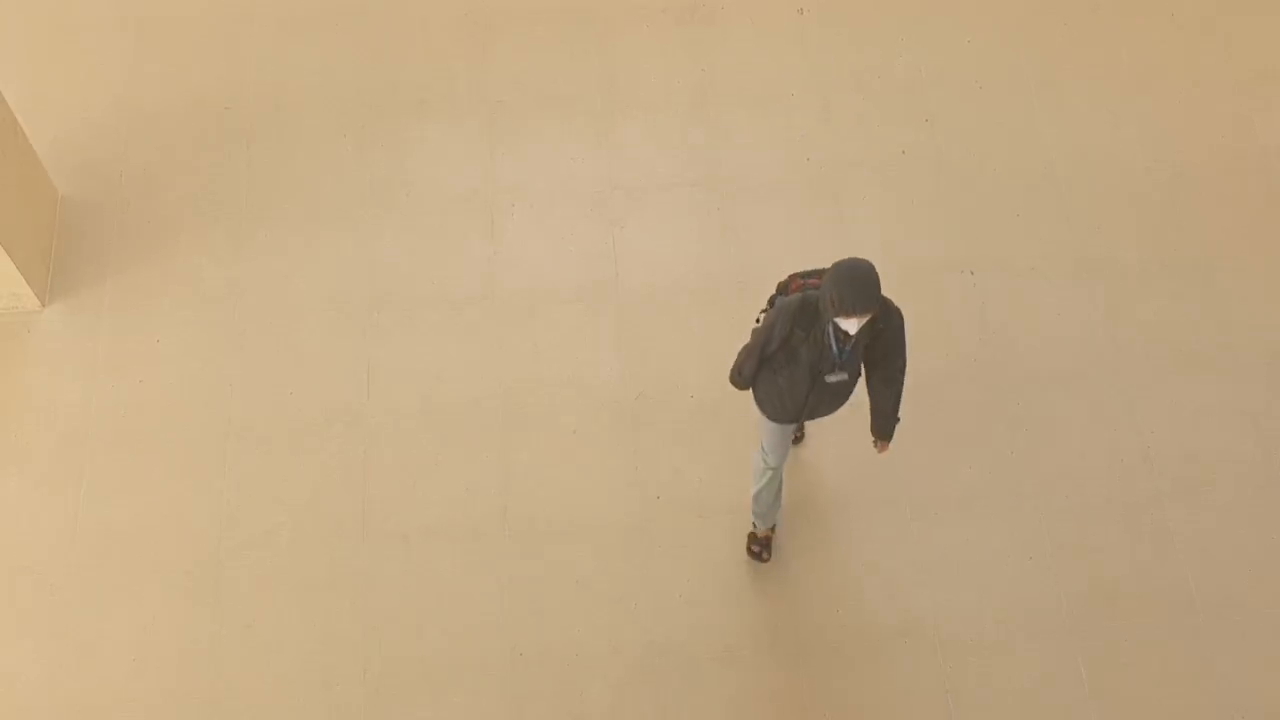
#> input picture frame 178 of test_5.mp4, 1280 x 720 px, given in place of test_1.MP4, which was not available
$ python count2people_improve.py
#> lines starting #> are read from the running program, lines starting #| are printed output that depends on the picture; after the words box and inside, x2 and y2 are one past the last pixel; in counts of white or black regions, pixels touching at a corner belong together; pictures that were not available may be replaced by others from this repository, and a replacement may not be noted
### Person.py
from random import randint
import time

class MyPerson:
    tracks = []
    def __init__(self, i, xi, yi, max_age):
        self.i = i
        self.x = xi
        self.y = yi
        self.tracks = []
        self.R = randint(0,255)
        self.G = randint(0,255)
        self.B = randint(0,255)
        self.done = False
        self.state = '0'
        self.age = 0
        self.max_age = max_age
        self.dir = None
    def getRGB(self):
        return (self.R,self.G,self.B)
    def getTracks(self):
        return self.tracks
    def getId(self):
        return self.i
    def getState(self):
        return self.state
    def getDir(self):
        return self.dir
    def getX(self):
        return self.x
    def getY(self):
        return self.y
    # [5 lines left out: function updateCoords, not called in this run]
    def setDone(self):
        self.done = True
    def timedOut(self):
        return self.done
    # [27 lines left out: functions going_UP, going_DOWN, age_one, not called in this run]
class MultiPerson:
    # [9 lines left out: function __init__, not called in this run]


### count2people_improve.py
import numpy as np
import cv2
import Person
import time

cnt_up = 0
cnt_down = 0
count_up = 0
count_down = 0
state = 0

# Taking the video input
# cap = cv2.VideoCapture(0)
cap = cv2.VideoCapture("test_1.MP4")
fourcc = cv2.VideoWriter_fourcc(*'XVID')
out = cv2.VideoWriter('./output2.avi', fourcc, 20.0, (640, 480))

# for i in range(19):
    # print (i, cap.get(i))

w = cap.get(3)
h = cap.get(4)
frameArea = h * w
areaTH = frameArea / 300
print ('Area Threshold', areaTH)

# Lines coordinate for counting
line_up = int(1 * (h / 5))
line_down = int(4 * (h / 5))

up_limit = int(.5 * (h / 5))
down_limit = int(4.5 * (h / 5))

print ("Red line y:", str(line_down))
print ("Blue line y:", str(line_up))
line_down_color = (255, 0, 0)
line_up_color = (0, 0, 255)
pt1 = [0, line_down]
pt2 = [w, line_down]
pts_L1 = np.array([pt1, pt2], np.int32)
pts_L1 = pts_L1.reshape((-1, 1, 2))
pt3 = [0, line_up]
pt4 = [w, line_up]
pts_L2 = np.array([pt3, pt4], np.int32)
pts_L2 = pts_L2.reshape((-1, 1, 2))

pt5 = [0, up_limit]
pt6 = [w, up_limit]
pts_L3 = np.array([pt5, pt6], np.int32)
pts_L3 = pts_L3.reshape((-1, 1, 2))
pt7 = [0, down_limit]
pt8 = [w, down_limit]
pts_L4 = np.array([pt7, pt8], np.int32)
pts_L4 = pts_L4.reshape((-1, 1, 2))

# Background Substractor
fgbg = cv2.createBackgroundSubtractorKNN()

# Structuring elements for morphographic filters
kernelCl2 = np.ones((3, 3), np.uint8)
kernelOp = np.ones((7, 7), np.uint8)
kernelCl = np.ones((17, 17), np.uint8)
kernelOp2 = np.ones((17, 17), np.uint8)
kernelCl3 = np.ones((8, 8), np.uint8)

# Variables
font = cv2.FONT_HERSHEY_SIMPLEX
persons = []
rect_co = []
max_p_age = 1
pid = 1
val = []

while (cap.isOpened()):
    ##for image in camera.capture_continuous(rawCapture, format="bgr", use_video_port=True):

    ret, frame = cap.read()
#> frame is the input picture: shape (720, 1280, 3); mean B, G, R 133.3, 169.6, 195.3
    if frame is None:
        break

    # Apply background subtraction
    fgmask = fgbg.apply(frame)
#> fgmask: shape (720, 1280); every value is 255
    fgmask2 = fgbg.apply(frame)

    # Binarization to eliminate shadows
    try:
        # 16 20 ----200
        ret, imBin = cv2.threshold(fgmask, 127, 255, cv2.THRESH_BINARY)
        ret, imBin2 = cv2.threshold(fgmask2, 127, 255, cv2.THRESH_BINARY)

        imBin = cv2.morphologyEx(imBin, cv2.MORPH_CLOSE, kernelCl2)
        imBin2 = cv2.morphologyEx(imBin2, cv2.MORPH_CLOSE, kernelCl2)
        # Opening (erode->dilate) to remove noise.
        mask = cv2.morphologyEx(imBin, cv2.MORPH_OPEN, kernelOp)
        mask2 = cv2.morphologyEx(imBin2, cv2.MORPH_OPEN, kernelOp)

        mask = cv2.morphologyEx(mask, cv2.MORPH_CLOSE, kernelCl)
        mask2 = cv2.morphologyEx(mask2, cv2.MORPH_CLOSE, kernelCl)
        mask = cv2.morphologyEx(mask, cv2.MORPH_OPEN, kernelOp2)
        mask2 = cv2.morphologyEx(mask2, cv2.MORPH_OPEN, kernelOp2)
        mask = cv2.morphologyEx(mask, cv2.MORPH_CLOSE, kernelCl3)
        mask2 = cv2.morphologyEx(mask2, cv2.MORPH_CLOSE, kernelCl3)

    except:
        print('EOF')
        print ('UP:', cnt_up)# + count_up
        print ('DOWN:', cnt_down)# + count_down
        break
    #################
    #   CONTOURS   #
    #################

    # RETR_EXTERNAL returns only extreme outer flags. All child contours are left behind.
    contours0, hierarchy = cv2.findContours(mask2, cv2.RETR_TREE, cv2.CHAIN_APPROX_SIMPLE)
#> contours0 = [[[0, 0], [0, 719], [1279, 719], [1279, 0]]]
    for cnt in contours0:
        rect = cv2.boundingRect(cnt)
        area = cv2.contourArea(cnt)
        if area > areaTH:

            #################
            #   TRACKING    #
            #################

            # Missing conditions for multipersons, outputs and screen entries
            M = cv2.moments(cnt)
            cx = int(M['m10'] / M['m00'])
            cy = int(M['m01'] / M['m00'])
            x, y, w, h = cv2.boundingRect(cnt)
            # print 'working'
            # print (w)

            new = True
            if cy in range(up_limit, down_limit):
                for i in persons:
                    if abs(cx - i.getX()) <= w and abs(cy - i.getY()) <= h:
                        new = False
                        i.updateCoords(cx, cy)  # update coordinates in the object and resets age
                        if i.going_UP(line_down, line_up) == True:

                            if w > 80:
                                count_up = w / 40
                                cnt_up += count_up
                                print ("count_up:"+str(cnt_up))
                            else:
                                cnt_up += 1
                            print ("ID:", i.getId(), 'crossed going up at', time.strftime("%c"))
                        elif i.going_DOWN(line_down, line_up) == True:
                            if w > 80:
                                count_down = w / 40
                                cnt_down += count_down
                                print ("cnt_down:"+str(cnt_down))
                            else:
                                cnt_down += 1
                            print ("ID:", i.getId(), 'crossed going down at', time.strftime("%c"))
                        break
                    if i.getState() == '1':
                        if i.getDir() == 'down' and i.getY() > down_limit:
                            i.setDone()
                        elif i.getDir() == 'up' and i.getY() < up_limit:
                            i.setDone()
                    if i.timedOut():  # true ----done=true
                        # get out of the people list
                        index = persons.index(i)
                        persons.pop(index)
                        del i  # free the memory of i
                if new == True:
                    p = Person.MyPerson(pid, cx, cy, max_p_age)
                    persons.append(p)
                    pid += 1

            #################
            #   DRAWINGS     #
            #################
            cv2.circle(frame, (cx, cy), 5, (0, 0, 255), -1)
            img = cv2.rectangle(frame, (x, y), (x + w, y + h), (0, 255, 0), 2)
#> this loop made 1 pass
#> (cnt, area, cx, cy, x, y, w, h) on pass 1: ([[0, 0], [0, 719], [1279, 719], [1279, 0]], 919601, 639, 359, 0, 0, 1280, 720)
#> after the loop, cnt_down = 0; cnt_up = 0; persons = 1 item; pid = 2
            # cv2.drawContours(frame, cnt, -1, (0,255,0), 3)

    # END for cnt in contours0

    #########################
    # DRAWING TRAJECTORIES  #
    #########################
    for i in persons:
        cv2.putText(frame, str(i.getId()), (i.getX(), i.getY()), font, 0.3, i.getRGB(), 1, cv2.LINE_AA)
#> this loop made 1 pass
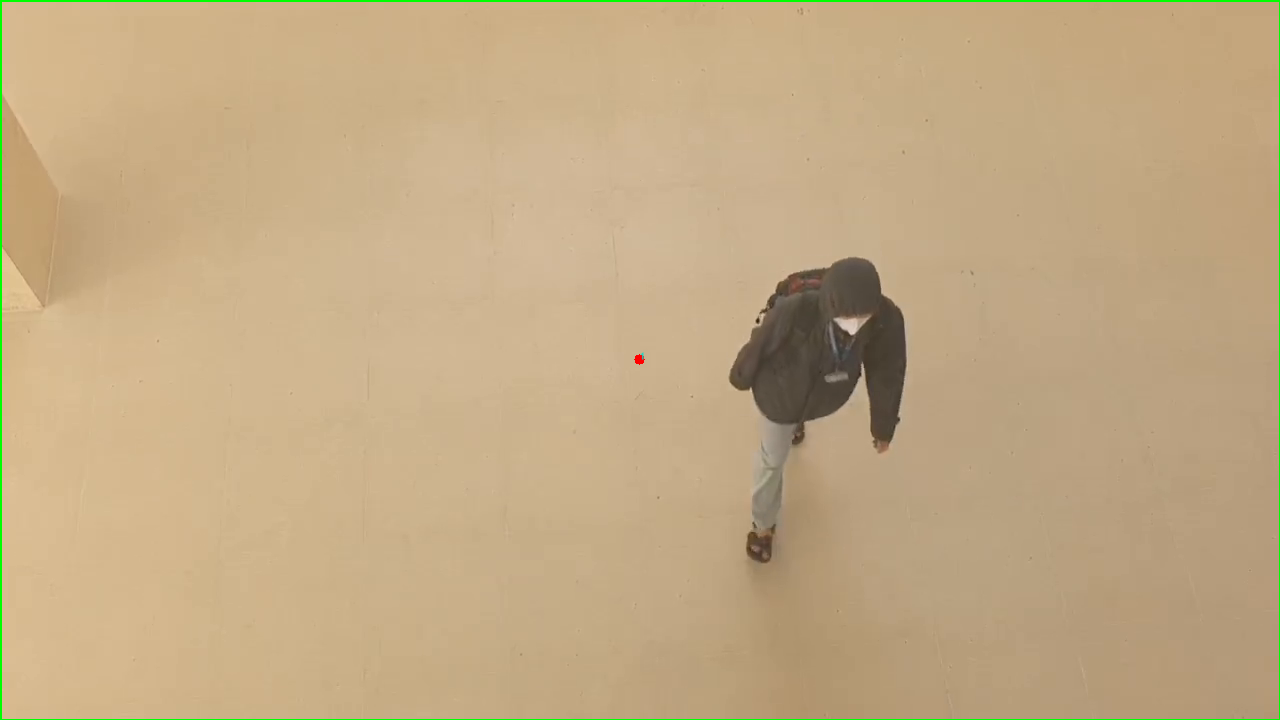
#> frame: shape (720, 1280, 3); mean B, G, R 132.4, 170.2, 194

    #################
    # DISPLAY ON FRAME    #
    #################
    str_up = 'UP: ' + str(cnt_up)# + count_up)
#> str_up = 'UP: 0'
    str_down = 'DOWN: ' + str(cnt_down)# + count_down)
#> str_down = 'DOWN: 0'
    frame = cv2.polylines(frame, [pts_L1], False, line_down_color, thickness=2)
    frame = cv2.polylines(frame, [pts_L2], False, line_up_color, thickness=2)
    frame = cv2.polylines(frame, [pts_L3], False, (255, 255, 255), thickness=1)
    frame = cv2.polylines(frame, [pts_L4], False, (255, 255, 255), thickness=1)
    cv2.putText(frame, str_up, (10, 40), font, 0.5, (255, 255, 255), 2, cv2.LINE_AA)
#> frame: shape (720, 1280, 3); mean B, G, R 132.7, 169, 193.6
    cv2.putText(frame, str_up, (10, 40), font, 0.5, (0, 0, 255), 1, cv2.LINE_AA)
#> frame: shape (720, 1280, 3); mean B, G, R 132.7, 169, 193.6
    cv2.putText(frame, str_down, (10, 90), font, 0.5, (255, 255, 255), 2, cv2.LINE_AA)
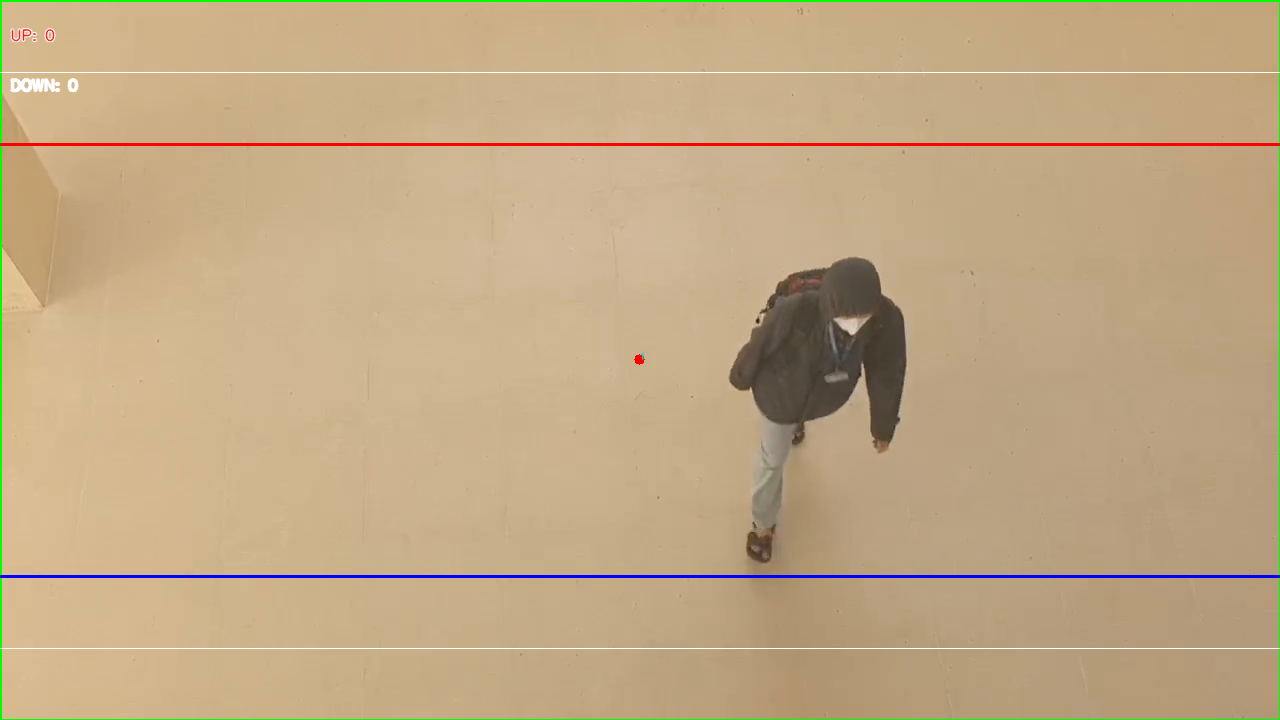
#> frame: shape (720, 1280, 3); mean B, G, R 132.8, 169, 193.6
    cv2.putText(frame, str_down, (10, 90), font, 0.5, (255, 0, 0), 1, cv2.LINE_AA)
#> frame: shape (720, 1280, 3); 0.05% of pixels changed, all inside (x1, y1, x2, y2) = (11, 78, 78, 92)
    out.write(frame)
    # cv2.imshow('Frame', frame)

    # Press ESC to exit
    k = cv2.waitKey(30) & 0xff
#> (key Esc is pressed here)
    if k == 27:
        break
# END while(cap.isOpened())

#################
#   CLOSING    #
#################
print("Total In:")
print(str(int(cnt_up)))
#| 0
print("Total Out:")
print(str(int(cnt_down)))
#| 0
cap.release()
cv2.destroyAllWindows()

$ run again, starting later in the video
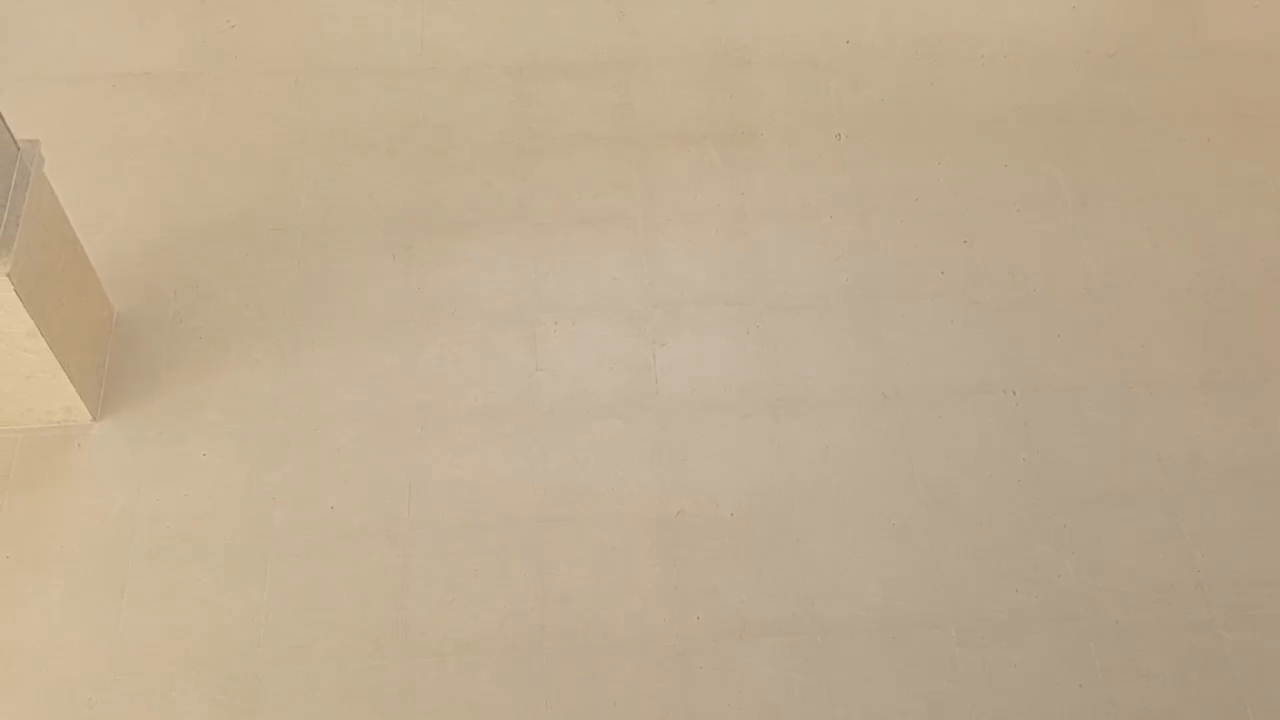
#> input picture frame 801 of test_5.mp4, 1280 x 720 px, given in place of test_1.MP4, which was not available
#> frame is the input picture: shape (720, 1280, 3); mean B, G, R 145, 172, 191.2
#> fgmask: shape (720, 1280); every value is 255
#> contours0 = [[[0, 0], [0, 719], [1279, 719], [1279, 0]]]
#> the loop `for cnt in contours0:` made 1 pass
#> (cnt, area, cx, cy, x, y, w, h) on pass 1: ([[0, 0], [0, 719], [1279, 719], [1279, 0]], 919601, 639, 359, 0, 0, 1280, 720)
#> after the loop `for cnt in contours0:`: cnt_down = 0; persons = 1 item; pid = 2
#> the loop `for i in persons:` made 1 pass
#> after the loop `for i in persons:`:
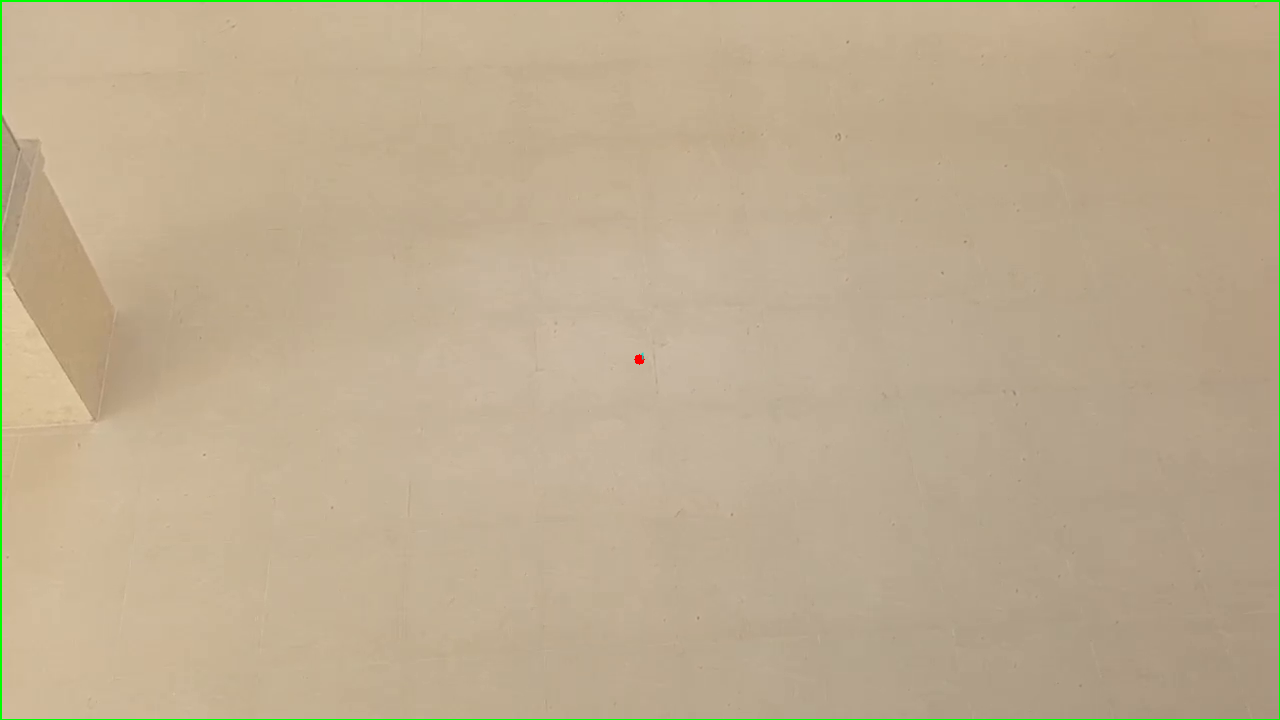
#> frame: shape (720, 1280, 3); mean B, G, R 144, 172.5, 190
#> str_up = 'UP: 0'
#> str_down = 'DOWN: 0'
#> `cv2.putText(frame, str_down, (10, 90), font, 0.5, (255, 255, 255), 2, ..`:
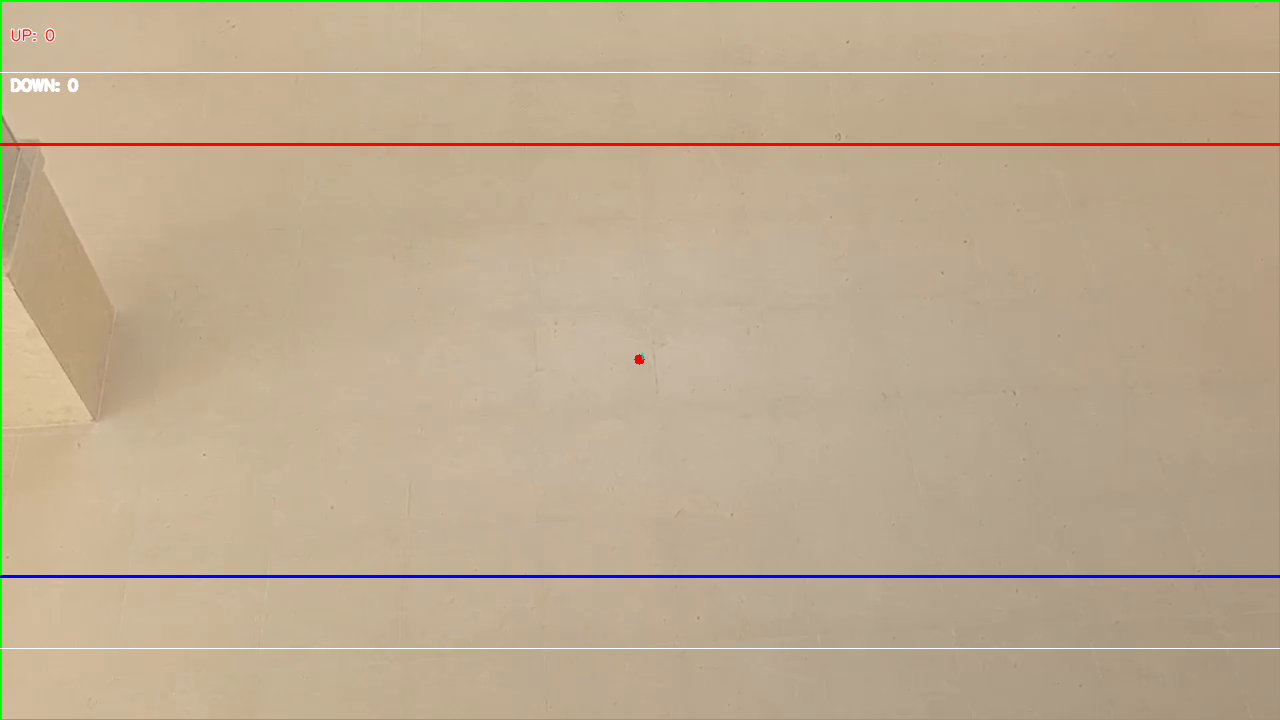
#> frame: shape (720, 1280, 3); mean B, G, R 144.3, 171.4, 189.7
#| 0
#| 0
